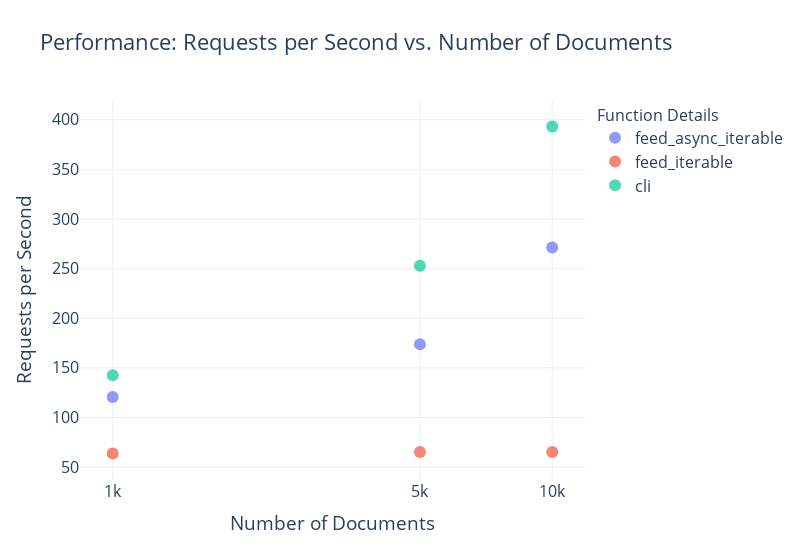

Notebook code cell kept with this figure:
### Code cell
df_total = pd.concat([df, df_cli])

plot_performance(df_total)

### Figure 1 — Plotly figure (JSON) as saved in the notebook; plotly's stock layout.template omitted (floating-point values rounded to 4 significant figures)
{"data": [{"customdata": [[64, 2500, 1], [64, 2500, 1], [64, 2500, 1]], "hovertemplate": "function_name=feed_async_iterable<br>Number of Documents=%{x}<br>Requests per Second=%{y}<br>max_workers=%{customdata[0]}<br>max_queue_size=%{customdata[1]}<br>max_connections=%{customdata[2]}<extra></extra>", "legendgroup": "feed_async_iterable", "marker": {"color": "#636efa", "opacity": 0.7, "size": 12, "symbol": "circle"}, "mode": "markers", "name": "feed_async_iterable", "orientation": "v", "showlegend": true, "type": "scatter", "x": [1000, 5000, 10000], "xaxis": "x", "y": [120.7, 173.8, 271.3], "yaxis": "y"}, {"customdata": [[64, 2500, 64], [64, 2500, 64], [64, 2500, 64]], "hovertemplate": "function_name=feed_iterable<br>Number of Documents=%{x}<br>Requests per Second=%{y}<br>max_workers=%{customdata[0]}<br>max_queue_size=%{customdata[1]}<br>max_connections=%{customdata[2]}<extra></extra>", "legendgroup": "feed_iterable", "marker": {"color": "#EF553B", "opacity": 0.7, "size": 12, "symbol": "circle"}, "mode": "markers", "name": "feed_iterable", "orientation": "v", "showlegend": true, "type": "scatter", "x": [1000, 5000, 10000], "xaxis": "x", "y": [63.71, 65.14, 65.33], "yaxis": "y"}, {"customdata": [["unknown", "n/a", "unknown"], ["unknown", "n/a", "unknown"], ["unknown", "n/a", "unknown"]], "hovertemplate": "function_name=cli<br>Number of Documents=%{x}<br>Requests per Second=%{y}<br>max_workers=%{customdata[0]}<br>max_queue_size=%{customdata[1]}<br>max_connections=%{customdata[2]}<extra></extra>", "legendgroup": "cli", "marker": {"color": "#00cc96", "opacity": 0.7, "size": 12, "symbol": "circle"}, "mode": "markers", "name": "cli", "orientation": "v", "showlegend": true, "type": "scatter", "x": [1000, 5000, 10000], "xaxis": "x", "y": [142.6, 252.7, 393.1], "yaxis": "y"}], "layout": {"font": {"size": 16}, "legend": {"title": {"font": {"size": 16}, "text": "Function Details"}, "tracegroupgap": 0, "x": 800, "xanchor": "auto", "y": 1, "yanchor": "auto"}, "title": {"text": "Performance: Requests per Second vs. Number of Documents"}, "width": 800, "xaxis": {"anchor": "y", "domain": [0, 1], "ticktext": ["1k", "5k", "10k"], "tickvals": [1000, 5000, 10000], "title": {"text": "Number of Documents"}, "type": "log"}, "yaxis": {"anchor": "x", "domain": [0, 1], "title": {"text": "Requests per Second"}}}}
